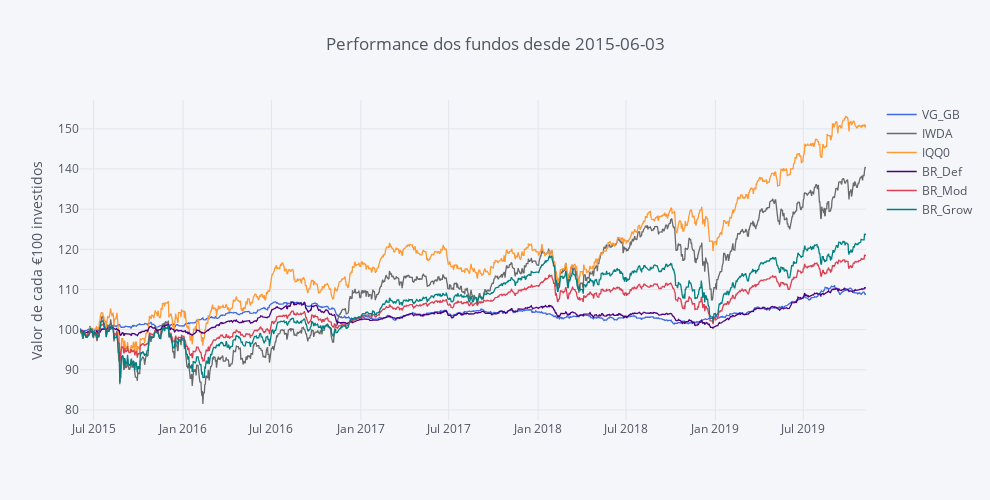

The notebook cell this image was saved under:
### Code cell
round(fundos, 2).iplot(dimensions=fa.dimensions, colors=fa.colors, title='Performance dos fundos desde ' + Begin, yTitle='Valor de cada €100 investidos' )

### Figure 1 — Plotly figure (JSON) as saved in the notebook; plotly's stock layout.template omitted (floating-point values rounded to 4 significant figures; data arrays with more than 128 entries replaced by an {"elided": "..."} marker saying what was removed)
{"data": [{"line": {"color": "rgba(65, 105, 225, 1.0)", "dash": "solid", "shape": "linear", "width": 1.3}, "mode": "lines", "name": "VG_GB", "text": "", "type": "scatter", "uid": "ec0dae8e-95b3-444c-8c65-d527775ed695", "x": {"elided": "1619 str values"}, "y": {"elided": "1619 float values"}}, {"line": {"color": "rgba(105, 105, 105, 1.0)", "dash": "solid", "shape": "linear", "width": 1.3}, "mode": "lines", "name": "IWDA", "text": "", "type": "scatter", "uid": "2335b24f-4f19-4788-ae6e-314b94ad3c59", "x": {"elided": "1619 str values"}, "y": {"elided": "1619 float values"}}, {"line": {"color": "rgba(255, 153, 51, 1.0)", "dash": "solid", "shape": "linear", "width": 1.3}, "mode": "lines", "name": "IQQ0", "text": "", "type": "scatter", "uid": "3b67116e-5d1f-4849-a918-501067e40aac", "x": {"elided": "1619 str values"}, "y": {"elided": "1619 float values"}}, {"line": {"color": "rgba(75, 0, 130, 1.0)", "dash": "solid", "shape": "linear", "width": 1.3}, "mode": "lines", "name": "BR_Def", "text": "", "type": "scatter", "uid": "e67a1df8-8cb2-4fd9-8763-13ed21bf3ba9", "x": {"elided": "1619 str values"}, "y": {"elided": "1619 float values"}}, {"line": {"color": "rgba(219, 64, 82, 1.0)", "dash": "solid", "shape": "linear", "width": 1.3}, "mode": "lines", "name": "BR_Mod", "text": "", "type": "scatter", "uid": "22564269-eb57-446b-8fd2-a36c64f72a98", "x": {"elided": "1619 str values"}, "y": {"elided": "1619 float values"}}, {"line": {"color": "rgba(0, 128, 128, 1.0)", "dash": "solid", "shape": "linear", "width": 1.3}, "mode": "lines", "name": "BR_Grow", "text": "", "type": "scatter", "uid": "0f504597-2897-44f7-9b46-7846006f4cb0", "x": {"elided": "1619 str values"}, "y": {"elided": "1619 float values"}}], "layout": {"height": 500, "legend": {"bgcolor": "#F5F6F9", "font": {"color": "#4D5663"}}, "paper_bgcolor": "#F5F6F9", "plot_bgcolor": "#F5F6F9", "title": {"font": {"color": "#4D5663"}, "text": "Performance dos fundos desde 2015-06-03"}, "width": 990, "xaxis": {"autorange": true, "gridcolor": "#E1E5ED", "range": ["2015-06-03", "2019-11-07"], "showgrid": true, "tickfont": {"color": "#4D5663"}, "title": {"font": {"color": "#4D5663"}, "text": ""}, "type": "date", "zerolinecolor": "#E1E5ED"}, "yaxis": {"autorange": true, "gridcolor": "#E1E5ED", "range": [77.5, 157.2], "showgrid": true, "tickfont": {"color": "#4D5663"}, "title": {"font": {"color": "#4D5663"}, "text": "Valor de cada €100 investidos"}, "type": "linear", "zerolinecolor": "#E1E5ED"}}}
